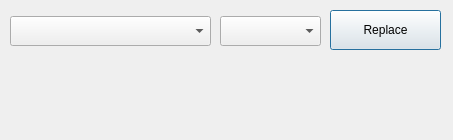
<?xml version="1.0" encoding="UTF-8"?>
<ui version="4.0">
 <class>DialogSelectRaces</class>
 <widget class="QDialog" name="DialogSelectRaces">
  <property name="geometry">
   <rect>
    <x>0</x>
    <y>0</y>
    <width>453</width>
    <height>140</height>
   </rect>
  </property>
  <property name="windowTitle">
   <string>Select Races</string>
  </property>
  <widget class="QPushButton" name="pushButton_ReplaceDominantRace">
   <property name="geometry">
    <rect>
     <x>330</x>
     <y>10</y>
     <width>111</width>
     <height>40</height>
    </rect>
   </property>
   <property name="text">
    <string>Replace</string>
   </property>
   <property name="icon">
    <iconset resource="../Resources/InteractiveGameTweaker.qrc">
     <normaloff>:/heroes/bahgtru.gif</normaloff>:/heroes/bahgtru.gif</iconset>
   </property>
   <property name="iconSize">
    <size>
     <width>32</width>
     <height>32</height>
    </size>
   </property>
  </widget>
  <widget class="QComboBox" name="comboBox_Race">
   <property name="geometry">
    <rect>
     <x>10</x>
     <y>16</y>
     <width>201</width>
     <height>30</height>
    </rect>
   </property>
   <property name="maxVisibleItems">
    <number>30</number>
   </property>
  </widget>
  <widget class="QComboBox" name="comboBox_Plane">
   <property name="geometry">
    <rect>
     <x>220</x>
     <y>16</y>
     <width>101</width>
     <height>30</height>
    </rect>
   </property>
  </widget>
 </widget>
 <resources>
  <include location="../Resources/InteractiveGameTweaker.qrc"/>
 </resources>
 <connections/>
</ui>
